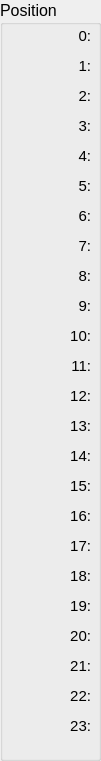
  <widget class="QGroupBox" name="groupBox_6">
   <property name="geometry">
    <rect>
     <x>10</x>
     <y>120</y>
     <width>101</width>
     <height>761</height>
    </rect>
   </property>
   <property name="font">
    <font>
     <pointsize>12</pointsize>
     <weight>50</weight>
     <bold>false</bold>
    </font>
   </property>
   <property name="title">
    <string>Position</string>
   </property>
   <widget class="QLabel" name="straw_25">
    <property name="geometry">
     <rect>
      <x>10</x>
      <y>50</y>
      <width>81</width>
      <height>31</height>
     </rect>
    </property>
    <property name="font">
     <font>
      <pointsize>11</pointsize>
     </font>
    </property>
    <property name="text">
     <string>1:</string>
    </property>
    <property name="alignment">
     <set>Qt::AlignRight|Qt::AlignTrailing|Qt::AlignVCenter</set>
    </property>
   </widget>
   <widget class="QLabel" name="straw_26">
    <property name="geometry">
     <rect>
      <x>10</x>
      <y>80</y>
      <width>81</width>
      <height>31</height>
     </rect>
    </property>
    <property name="font">
     <font>
      <pointsize>11</pointsize>
     </font>
    </property>
    <property name="text">
     <string>2:</string>
    </property>
    <property name="alignment">
     <set>Qt::AlignRight|Qt::AlignTrailing|Qt::AlignVCenter</set>
    </property>
   </widget>
   <widget class="QLabel" name="straw_27">
    <property name="geometry">
     <rect>
      <x>10</x>
      <y>110</y>
      <width>81</width>
      <height>31</height>
     </rect>
    </property>
    <property name="font">
     <font>
      <pointsize>11</pointsize>
     </font>
    </property>
    <property name="text">
     <string>3:</string>
    </property>
    <property name="alignment">
     <set>Qt::AlignRight|Qt::AlignTrailing|Qt::AlignVCenter</set>
    </property>
   </widget>
   <widget class="QLabel" name="straw_28">
    <property name="geometry">
     <rect>
      <x>10</x>
      <y>140</y>
      <width>81</width>
      <height>31</height>
     </rect>
    </property>
    <property name="font">
     <font>
      <pointsize>11</pointsize>
     </font>
    </property>
    <property name="text">
     <string>4:</string>
    </property>
    <property name="alignment">
     <set>Qt::AlignRight|Qt::AlignTrailing|Qt::AlignVCenter</set>
    </property>
   </widget>
   <widget class="QLabel" name="straw_29">
    <property name="geometry">
     <rect>
      <x>10</x>
      <y>170</y>
      <width>81</width>
      <height>31</height>
     </rect>
    </property>
    <property name="font">
     <font>
      <pointsize>11</pointsize>
     </font>
    </property>
    <property name="text">
     <string>5:</string>
    </property>
    <property name="alignment">
     <set>Qt::AlignRight|Qt::AlignTrailing|Qt::AlignVCenter</set>
    </property>
   </widget>
   <widget class="QLabel" name="straw_30">
    <property name="geometry">
     <rect>
      <x>10</x>
      <y>200</y>
      <width>81</width>
      <height>31</height>
     </rect>
    </property>
    <property name="font">
     <font>
      <pointsize>11</pointsize>
     </font>
    </property>
    <property name="text">
     <string>6:</string>
    </property>
    <property name="alignment">
     <set>Qt::AlignRight|Qt::AlignTrailing|Qt::AlignVCenter</set>
    </property>
   </widget>
   <widget class="QLabel" name="straw_31">
    <property name="geometry">
     <rect>
      <x>10</x>
      <y>230</y>
      <width>81</width>
      <height>31</height>
     </rect>
    </property>
    <property name="font">
     <font>
      <pointsize>11</pointsize>
     </font>
    </property>
    <property name="text">
     <string>7:</string>
    </property>
    <property name="alignment">
     <set>Qt::AlignRight|Qt::AlignTrailing|Qt::AlignVCenter</set>
    </property>
   </widget>
   <widget class="QLabel" name="straw_32">
    <property name="geometry">
     <rect>
      <x>10</x>
      <y>260</y>
      <width>81</width>
      <height>31</height>
     </rect>
    </property>
    <property name="font">
     <font>
      <pointsize>11</pointsize>
     </font>
    </property>
    <property name="text">
     <string>8:</string>
    </property>
    <property name="alignment">
     <set>Qt::AlignRight|Qt::AlignTrailing|Qt::AlignVCenter</set>
    </property>
   </widget>
   <widget class="QLabel" name="straw_33">
    <property name="geometry">
     <rect>
      <x>10</x>
      <y>290</y>
      <width>81</width>
      <height>31</height>
     </rect>
    </property>
    <property name="font">
     <font>
      <pointsize>11</pointsize>
     </font>
    </property>
    <property name="text">
     <string>9:</string>
    </property>
    <property name="alignment">
     <set>Qt::AlignRight|Qt::AlignTrailing|Qt::AlignVCenter</set>
    </property>
   </widget>
   <widget class="QLabel" name="straw_34">
    <property name="geometry">
     <rect>
      <x>10</x>
      <y>320</y>
      <width>81</width>
      <height>31</height>
     </rect>
    </property>
    <property name="font">
     <font>
      <pointsize>11</pointsize>
     </font>
    </property>
    <property name="text">
     <string>10:</string>
    </property>
    <property name="alignment">
     <set>Qt::AlignRight|Qt::AlignTrailing|Qt::AlignVCenter</set>
    </property>
   </widget>
   <widget class="QLabel" name="straw_35">
    <property name="geometry">
     <rect>
      <x>10</x>
      <y>350</y>
      <width>81</width>
      <height>31</height>
     </rect>
    </property>
    <property name="font">
     <font>
      <pointsize>11</pointsize>
     </font>
    </property>
    <property name="text">
     <string>11:</string>
    </property>
    <property name="alignment">
     <set>Qt::AlignRight|Qt::AlignTrailing|Qt::AlignVCenter</set>
    </property>
   </widget>
   <widget class="QLabel" name="straw_36">
    <property name="geometry">
     <rect>
      <x>10</x>
      <y>380</y>
      <width>81</width>
      <height>31</height>
     </rect>
    </property>
    <property name="font">
     <font>
      <pointsize>11</pointsize>
     </font>
    </property>
    <property name="text">
     <string>12:</string>
    </property>
    <property name="alignment">
     <set>Qt::AlignRight|Qt::AlignTrailing|Qt::AlignVCenter</set>
    </property>
   </widget>
   <widget class="QLabel" name="straw_37">
    <property name="geometry">
     <rect>
      <x>10</x>
      <y>410</y>
      <width>81</width>
      <height>31</height>
     </rect>
    </property>
    <property name="font">
     <font>
      <pointsize>11</pointsize>
     </font>
    </property>
    <property name="text">
     <string>13:</string>
    </property>
    <property name="alignment">
     <set>Qt::AlignRight|Qt::AlignTrailing|Qt::AlignVCenter</set>
    </property>
   </widget>
   <widget class="QLabel" name="straw_38">
    <property name="geometry">
     <rect>
      <x>10</x>
      <y>440</y>
      <width>81</width>
      <height>31</height>
     </rect>
    </property>
    <property name="font">
     <font>
      <pointsize>11</pointsize>
     </font>
    </property>
    <property name="text">
     <string>14:</string>
    </property>
    <property name="alignment">
     <set>Qt::AlignRight|Qt::AlignTrailing|Qt::AlignVCenter</set>
    </property>
   </widget>
   <widget class="QLabel" name="straw_39">
    <property name="geometry">
     <rect>
      <x>10</x>
      <y>470</y>
      <width>81</width>
      <height>31</height>
     </rect>
    </property>
    <property name="font">
     <font>
      <pointsize>11</pointsize>
     </font>
    </property>
    <property name="text">
     <string>15:</string>
    </property>
    <property name="alignment">
     <set>Qt::AlignRight|Qt::AlignTrailing|Qt::AlignVCenter</set>
    </property>
   </widget>
   <widget class="QLabel" name="straw_40">
    <property name="geometry">
     <rect>
      <x>10</x>
      <y>500</y>
      <width>81</width>
      <height>31</height>
     </rect>
    </property>
    <property name="font">
     <font>
      <pointsize>11</pointsize>
     </font>
    </property>
    <property name="text">
     <string>16:</string>
    </property>
    <property name="alignment">
     <set>Qt::AlignRight|Qt::AlignTrailing|Qt::AlignVCenter</set>
    </property>
   </widget>
   <widget class="QLabel" name="straw_41">
    <property name="geometry">
     <rect>
      <x>10</x>
      <y>530</y>
      <width>81</width>
      <height>31</height>
     </rect>
    </property>
    <property name="font">
     <font>
      <pointsize>11</pointsize>
     </font>
    </property>
    <property name="text">
     <string>17:</string>
    </property>
    <property name="alignment">
     <set>Qt::AlignRight|Qt::AlignTrailing|Qt::AlignVCenter</set>
    </property>
   </widget>
   <widget class="QLabel" name="straw_42">
    <property name="geometry">
     <rect>
      <x>10</x>
      <y>560</y>
      <width>81</width>
      <height>31</height>
     </rect>
    </property>
    <property name="font">
     <font>
      <pointsize>11</pointsize>
     </font>
    </property>
    <property name="text">
     <string>18:</string>
    </property>
    <property name="alignment">
     <set>Qt::AlignRight|Qt::AlignTrailing|Qt::AlignVCenter</set>
    </property>
   </widget>
   <widget class="QLabel" name="straw_43">
    <property name="geometry">
     <rect>
      <x>10</x>
      <y>590</y>
      <width>81</width>
      <height>31</height>
     </rect>
    </property>
    <property name="font">
     <font>
      <pointsize>11</pointsize>
     </font>
    </property>
    <property name="text">
     <string>19:</string>
    </property>
    <property name="alignment">
     <set>Qt::AlignRight|Qt::AlignTrailing|Qt::AlignVCenter</set>
    </property>
   </widget>
   <widget class="QLabel" name="straw_44">
    <property name="geometry">
     <rect>
      <x>10</x>
      <y>620</y>
      <width>81</width>
      <height>31</height>
     </rect>
    </property>
    <property name="font">
     <font>
      <pointsize>11</pointsize>
     </font>
    </property>
    <property name="text">
     <string>20:</string>
    </property>
    <property name="alignment">
     <set>Qt::AlignRight|Qt::AlignTrailing|Qt::AlignVCenter</set>
    </property>
   </widget>
   <widget class="QLabel" name="straw_45">
    <property name="geometry">
     <rect>
      <x>10</x>
      <y>650</y>
      <width>81</width>
      <height>31</height>
     </rect>
    </property>
    <property name="font">
     <font>
      <pointsize>11</pointsize>
     </font>
    </property>
    <property name="text">
     <string>21:</string>
    </property>
    <property name="alignment">
     <set>Qt::AlignRight|Qt::AlignTrailing|Qt::AlignVCenter</set>
    </property>
   </widget>
   <widget class="QLabel" name="straw_46">
    <property name="geometry">
     <rect>
      <x>10</x>
      <y>680</y>
      <width>81</width>
      <height>31</height>
     </rect>
    </property>
    <property name="font">
     <font>
      <pointsize>11</pointsize>
     </font>
    </property>
    <property name="text">
     <string>22:</string>
    </property>
    <property name="alignment">
     <set>Qt::AlignRight|Qt::AlignTrailing|Qt::AlignVCenter</set>
    </property>
   </widget>
   <widget class="QLabel" name="straw_47">
    <property name="geometry">
     <rect>
      <x>10</x>
      <y>710</y>
      <width>81</width>
      <height>31</height>
     </rect>
    </property>
    <property name="font">
     <font>
      <pointsize>11</pointsize>
     </font>
    </property>
    <property name="text">
     <string>23:</string>
    </property>
    <property name="alignment">
     <set>Qt::AlignRight|Qt::AlignTrailing|Qt::AlignVCenter</set>
    </property>
   </widget>
   <widget class="QLabel" name="straw_48">
    <property name="geometry">
     <rect>
      <x>10</x>
      <y>20</y>
      <width>81</width>
      <height>31</height>
     </rect>
    </property>
    <property name="font">
     <font>
      <pointsize>11</pointsize>
     </font>
    </property>
    <property name="text">
     <string>0:</string>
    </property>
    <property name="alignment">
     <set>Qt::AlignRight|Qt::AlignTrailing|Qt::AlignVCenter</set>
    </property>
   </widget>
  </widget>
